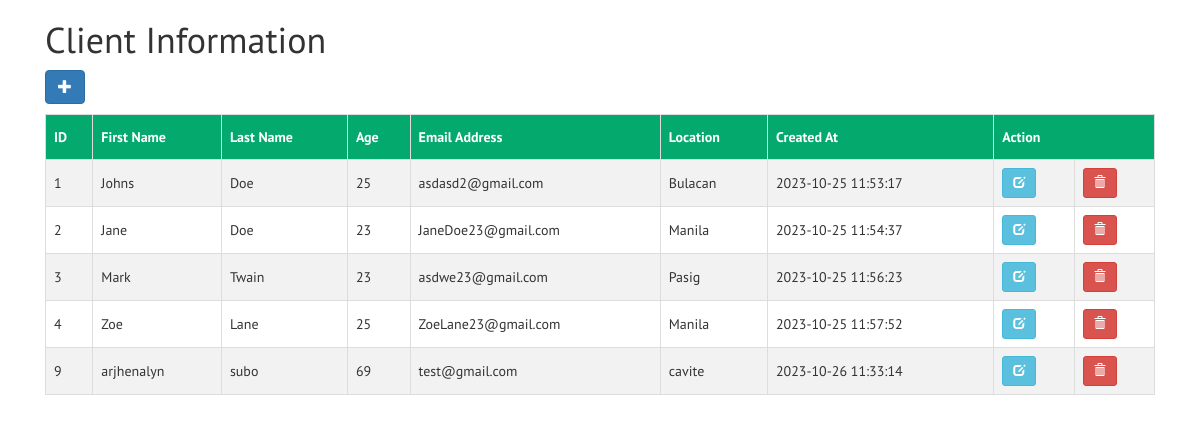
The page / on the database its author committed.
### tables this page shows
CREATE TABLE `crud_tbl` (
  `id` int(11) NOT NULL,
  `firstName` varchar(255) NOT NULL,
  `lastName` varchar(255) NOT NULL,
  `userAge` int(20) NOT NULL,
  `emailAdress` varchar(255) NOT NULL,
  `locatedAt` varchar(255) NOT NULL,
  `created_at` datetime NOT NULL DEFAULT current_timestamp()
);

### db/process.php (called while the page is built, shortened)
<?php
    include("database.php");
    function fetch_all_data() {
        global $mysqli;
        $sql = "SELECT id, firstName, lastName, userAge, emailAdress, locatedAt, created_at FROM crud_tbl ORDER BY id ASC";
        $fetch_data = $mysqli->prepare($sql);
        $fetch_data->execute();
        $result =$fetch_data->get_result();
        $data = array();
        while($row = $result->fetch_assoc()) {
            $data[] = $row;
        }
        return  $data;
    }
?>

### index.php (the view, shortened to what this page needs)
<?php
    include("db/process.php");
?>
<!DOCTYPE html>
<html lang="en">
<head>
    <link rel="stylesheet" href="https://maxcdn.bootstrapcdn.com/bootstrap/3.4.1/css/bootstrap.min.css">
    <link rel="stylesheet" href="css/style.css">
</head>
<body>
<div class="container">
    <div class="container-fluid">
        <h1>Client Information</h1>
        <p><a href="add.php"><button type="button" class="btn btn-primary" value="Primary"><span class="glyphicon glyphicon-plus"></span></button></a></p>
<?php
            $user_data = fetch_all_data();
?>
        <table id="customers">
            <tr>
                <th>ID</th>
                <th>First Name</th>
                <th>Last Name</th>
                <th>Age</th>
                <th>Email Address</th>
                <th>Location</th>
                <th>Created At</th>
                <th colspan="2">Action</th>
            </tr>
<?php
            if($user_data) {
                foreach($user_data as $data){
?>
                <tr>
                    <td><?= $data['id']; ?></td>
                    <td><?= $data['firstName']; ?></td>
                    <td><?= $data['lastName']; ?></td>
                    <td><?= $data['userAge']; ?></td>
                    <td><?= $data['emailAdress']; ?></td>
                    <td><?= $data['locatedAt']; ?></td>
                    <td><?= $data['created_at']; ?></td>
                    <td><a href="edit.php?id=<?= $data['id']; ?>" class="btn btn-info btn-sm"> <span class="glyphicon glyphicon-edit"></span></a></td>
                    <td><a href="delete.php?id=<?= $data['id']; ?>" class="btn btn-danger btn-sm"> <span class="glyphicon glyphicon-trash"></span></a></td>
                </tr>
<?php
                }
            } else {
?>
                <tr>
                    <td>No Record Found</td>
                </tr>
<?php
            }
?>
        </table>
    </div>
</div>
</body>
</html>

### css/style.css (style rules this page uses)
* { margin: 0px; padding: 0px; box-sizing: border-box; font-family: 'Poppins', sans-serif; font-family: 'PT Sans', sans-serif; }
#customers { font-family: Arial, Helvetica, sans-serif; border-collapse: collapse; width: 100%; }
#customers td, #customers th { border: 1px solid #ddd; padding: 8px; }
#customers tr:nth-child(even) { background-color: #f2f2f2; }
#customers th { padding-top: 12px; padding-bottom: 12px; text-align: left; background-color: #04AA6D; color: white; }

### rows shown on the page
crud_tbl: id "1", firstName "Johns", lastName "Doe", userAge "25", emailAdress "asdasd2@gmail.com", locatedAt "Bulacan", created_at "2023-10-25 11:53:17"
crud_tbl: id "2", firstName "Jane", lastName "Doe", userAge "23", emailAdress "JaneDoe23@gmail.com", locatedAt "Manila", created_at "2023-10-25 11:54:37"
crud_tbl: id "3", firstName "Mark", lastName "Twain", userAge "23", emailAdress "asdwe23@gmail.com", locatedAt "Pasig", created_at "2023-10-25 11:56:23"
crud_tbl: id "4", firstName "Zoe", lastName "Lane", userAge "25", emailAdress "ZoeLane23@gmail.com", locatedAt "Manila", created_at "2023-10-25 11:57:52"
crud_tbl: id "9", firstName "arjhenalyn", lastName "subo", userAge "69", emailAdress "test@gmail.com", locatedAt "cavite", created_at "2023-10-26 11:33:14"
